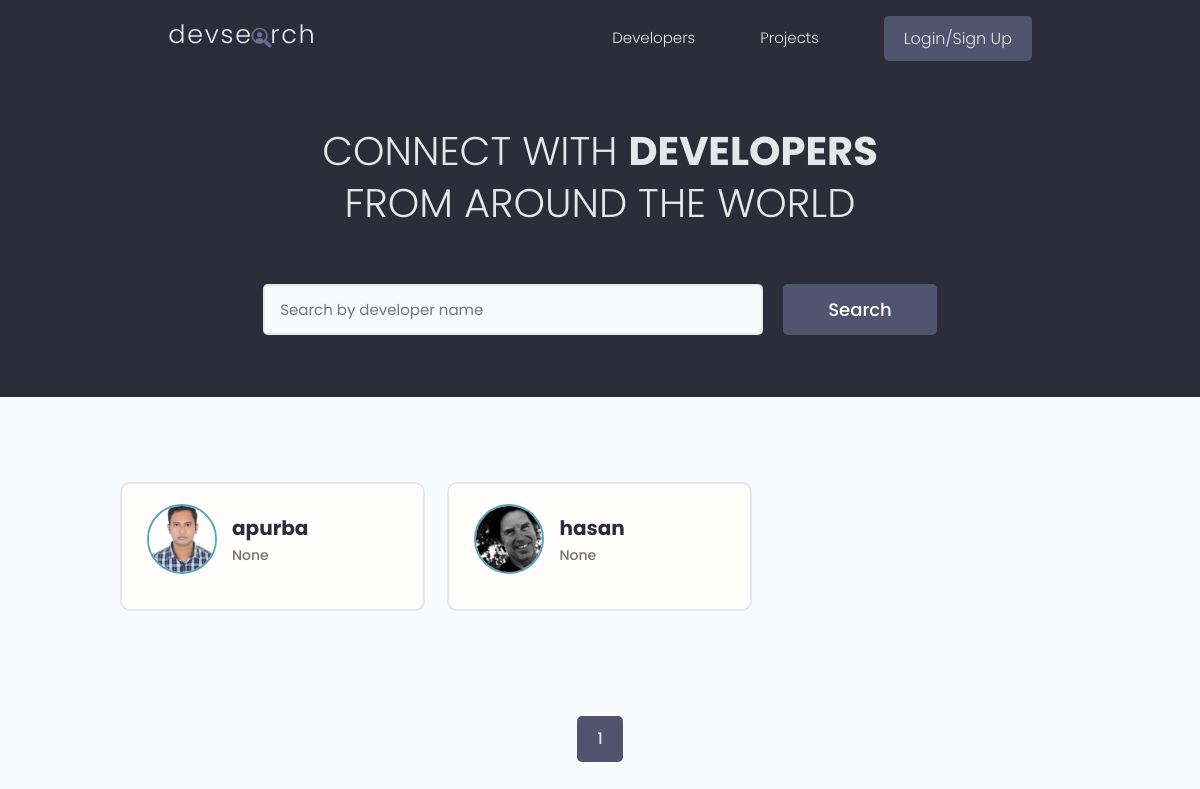
The page / on the database its author committed.
### project/models.py (models this page shows, shortened)
class Profile(models.Model):
    user = models.OneToOneField(
        User, on_delete=models.CASCADE, blank=True, null=True)
    name = models.CharField(max_length=200, null=True, blank=True)
    location = models.CharField(max_length=200, null=True, blank=True)
    email = models.EmailField(max_length=200, null=True, blank=True)
    short_intro = models.CharField(max_length=200, null=True, blank=True)
    bio = models.TextField(blank=True, null=True)
    profile_image = models.ImageField(
        null=True, blank=True, upload_to='profiles/', default='profile/user-default')
    social_github = models.CharField(max_length=200, null=True, blank=True)
    social_twitter = models.CharField(max_length=200, null=True, blank=True)
    social_linkedin = models.CharField(max_length=200, null=True, blank=True)
    created = models.DateTimeField(auto_now_add=True)
    id = models.UUIDField(default=uuid.uuid4, unique=True,
                          primary_key=True, editable=True)

### project/views.py (the view)
# urls.py: path('', views.home, name="home"),
def home(request):
    page = None
    if request.GET.get('page'):
        page = request.GET.get('page')
    results = 3
    search_query = ''
    if request.GET.get('search_query'):
        search_query = request.GET.get('search_query')
    skills = models.Skill.objects.filter(name__iexact=search_query)
    profiles = models.Profile.objects.distinct().filter(
        Q(name__icontains=search_query) | Q(short_intro__icontains=search_query) | Q(skill__in=skills))
    paginator = Paginator(profiles, results)
    try:
        profiles = paginator.page(page)
    except PageNotAnInteger:
        page = 1
        profiles = paginator.page(page)
    except EmptyPage:
        page = paginator.num_pages
    leftIndex = (int(page)-4)
    if leftIndex < 1:
        leftIndex = 1
    rightIndex = (int(page)+5)
    if rightIndex > paginator.num_pages:
        rightIndex = paginator.num_pages
    custom_range = range(leftIndex, rightIndex+1)
    context = {"profiles": profiles,
               'search_text': search_query, "paginator": paginator, "page": page, "custom_range": custom_range}
    return render(request, 'project/index.html', context)

### project/Templates/project/index.html (shortened to what this page needs)
{%extends 'project/main.html'%}
{%load static%}
{%block content%}
<main class="home">
  <section class="hero-section text-center">
    <div class="container container--narrow">
      <div class="hero-section__box">
        <h2>CONNECT WITH <span>DEVELOPERS</span></h2>
        <h2>FROM AROUND THE WORLD</h2>
      </div>
      <div class="hero-section__search">
        <form class="form" action={% url 'home' %} method="get">
          <div class="form__field">
            <input class="input input--text" id="searchForm" type="text" name="search_query"
              placeholder="Search by developer name" value="{{search_text}}" />
          </div>
          <input class="btn btn--sub btn--lg" type="submit" value="Search" />
        </form>
      </div>
    </div>
  </section>
  <section class="devlist">
    <div class="container">
      <div class="grid grid--three">
        {%for profile in profiles%}
        <div class="column card">
          <div class="dev">
            <a href={%url 'userprofile' profile.id%} class="card__body">
              <div class="dev__profile">
                <img class="avatar avatar--md" src={{profile.profile_image.url}} />
                <div class="dev__meta">
                  <h3>{{profile.name}}</h3>
                  <h5>{{profile.short_intro}}</h5>
                </div>
              </div>
            </a>
          </div>
        </div>
        {%endfor%}
      </div>
    </div>
  </section>
  <div class="pagination">
    <ul class="container">
      {%for page in custom_range%}
      {%if page == profiles.number%}
      <li><a href="?page={{page}}" class="btn page-link btn--sub" data-page="{{page}}">{{page}}</a></li>
      {%else%}
      <li><a href="?page={{page}}" class="btn page-link" data-page="{{page}}">{{page}}</a></li>
      {%endif%}
      {%endfor%}
    </ul>
  </div>
</main>
{%endblock%}

### DevProject/static/styles/app.css (style rules this page uses)
:root { --color-sub: #2d2d39; }
.btn--sub { background-color: var(--color-sub-light); }
.card { border: 2px solid var(--color-light); }
img { width: 100%; }
.hero-section { height: 40vh; display: flex; align-items: center; background-color: var(--color-sub); }
.hero-section__box { margin-bottom: 4rem; }
.hero-section__box > h2, .hero-section__box > h2 > span { font-size: 4rem; color: var(--color-light); line-height: 1.3; text-transform: uppercase; }
.hero-section__box > h2 { font-weight: 300; }
.hero-section__box > h2 > span { font-weight: 700; }
.hero-section__search > .form { display: flex; align-items: center; justify-content: center; gap: 2rem; }
.hero-section__search > .form input.input--text { width: 50rem; }
.devlist { margin-top: 8rem; }
.devlist .grid { align-items: stretch; }
.devlist .dev .dev__profile { display: flex; align-items: center; gap: 1.5rem; }
.devlist .dev .dev__meta h3 { color: var(--color-sub); font-size: 2rem; font-weight: 700; }
.devlist .dev .dev__meta h5 { color: var(--color-text); font-size: 1.4rem; font-weight: 500; }
.pagination { margin-top: 8rem; margin-bottom: 10rem; }
.pagination > ul { flex-wrap: wrap; list-style: none; display: flex; align-items: center; justify-content: center; gap: 1rem; }
.pagination .btn { color: var(--color-sub); }
.pagination .btn.btn--sub { color: var(--color-light); }

### DevProject/static/uikit/styles/modules/_variables.css (style rules this page uses)
:root { --color-main: #5aa5b9; --color-main-light: #e6faff; --color-sub: #3f4156; --color-sub-light: #51546e; --color-sub-lighter: #ededfd; --color-text: #737373; --color-gray: #8b8b8b; --color-light: #e5e7eb; --color-light-gray: #767676; --color-bg: #f8fafd; --color-white: #fffefd; --color-white-light: #f3f3f3; --color-success: #359e64; --color-success-bg: #def8e8; --color-error: #fc4b0b; --color-error-bg: #fff2ee; --font-base: 'Poppins', arial, helvetica, 'Segoe UI', roboto, ubuntu, sans-serif; --font-monospace: 'Fira Code', 'Courier New', courier, monospace; --font-regular: 300; --font-medium: 500; --font-bold: 700; --generic-shadow: 1px 1px 5px #00000010; --generic-transition: all 0.3s ease-in-out; }

### DevProject/static/uikit/styles/modules/_base.css (style rules this page uses)
* { margin: 0; padding: 0; box-sizing: border-box; text-rendering: optimizeLegibility; color: inherit; font-size: inherit; }
html { font-size: 50%; }
@media only screen and (min-width: 480px) { html { font-size: 56.25%; } }
@media only screen and (min-width: 1200px) { html { font-size: 62.5%; } }
body { line-height: 1.6; font-weight: 400; font-size: 1.5rem; color: var(--color-text); background-color: var(--color-bg); min-height: 100vh; }

### DevProject/static/uikit/styles/modules/_typography.css (style rules this page uses)
* { font-family: var(--font-base); }
h2 { font-size: 3.6rem; font-weight: var(--font-bold); }
h3 { font-size: 3.2rem; font-weight: var(--font-medium); }
h5 { font-size: 2.4rem; font-weight: var(--font-medium); }
h5, h6 { font-weight: var(--font-regular); }
p, span, strong { font-size: 1.6rem; color: var(--color-text); font-weight: var(--font-regular); }
a { padding-bottom: 2px; text-decoration: none; display: inline-block; color: var(--color-main); font-weight: var(--font-medium); }

### DevProject/static/uikit/styles/modules/_utilities.css (style rules this page uses)
.container { width: 92%; max-width: 165rem; margin: 0 auto; box-sizing: border-box; }
.container--narrow { width: 92%; max-width: 120rem; }
@media screen and (min-width: 1000px) { .container { width: 90%; } }
@media screen and (min-width: 1000px) { .container--narrow { width: 85%; } }
@media screen and (min-width: 1200px) { .container { width: 80%; } }
@media screen and (min-width: 1200px) { .container--narrow { width: 72%; } }
.text-center { text-align: center; }

### DevProject/static/uikit/styles/modules/_avatar.css (style rules this page uses)
.avatar { border-radius: 50%; border: 2px solid var(--color-main); object-fit: cover; }
.avatar--md { height: 7rem; width: 7rem; }

### DevProject/static/uikit/styles/modules/_button.css (style rules this page uses)
.btn { display: inline-block; position: relative; cursor: pointer; background-color: var(--color-light); font-weight: var(--font-medium); color: var(--color-sub); text-decoration: none; padding: 1rem 2rem; border-radius: 0.5rem; border: none; width: -webkit-fit-content; width: -moz-fit-content; width: fit-content; height: -webkit-fit-content; height: -moz-fit-content; height: fit-content; font-size: 1.6rem; outline-width: 0; outline-color: transparent; -webkit-backface-visibility: hidden; backface-visibility: hidden; transition: all 0.3s ease-in-out; }
.btn--sub { background-color: var(--color-sub); color: var(--color-white); }
.btn--lg { font-size: 1.8rem; padding: 1.2rem 4.5rem; }

### rows shown on the page
Profile: profile_image (picture), name "apurba", short_intro "None"
Profile: profile_image (picture), name "hasan", short_intro "None"

### other values the page prints
{{ page }} "1"
